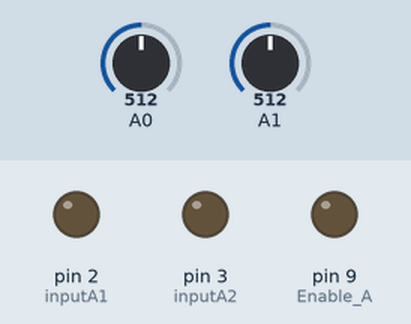
Recording of a sketch running on a simulated Arduino Uno, built with avr-gcc and run on an emulated ATmega328P. Shown: output pins drawn as LEDs (lit = HIGH). The test bench sets the inputs (shaded band); at power-on: A0 = 512, A1 = 512.

Above: at 1.2 s.
1.3 s: A0 set to 526
At 1.6 s:
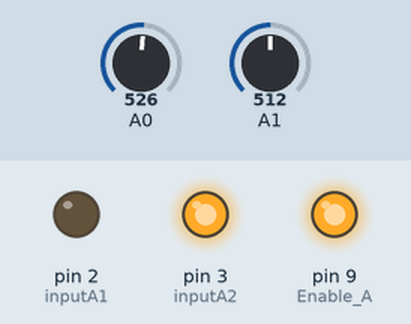
2.8 s: A1 set to 524
At 4.0 s:
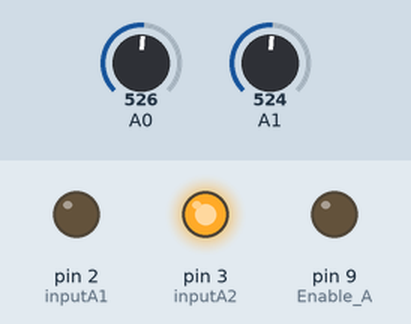
4.3 s: A0 set to 511
At 5.1 s:
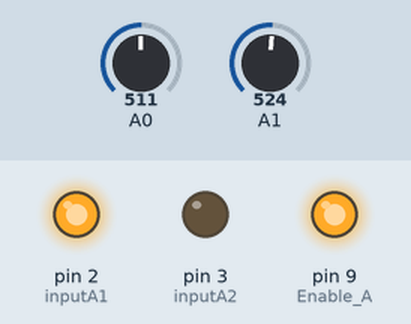
5.8 s: A1 set to 511
At 6.3 s:
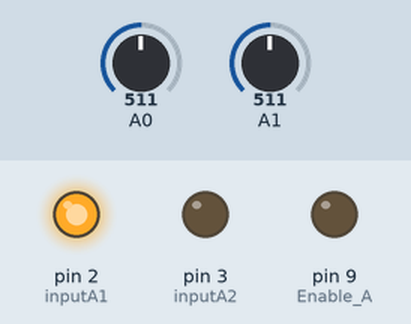
7.3 s: A1 set to 306
At 8.5 s:
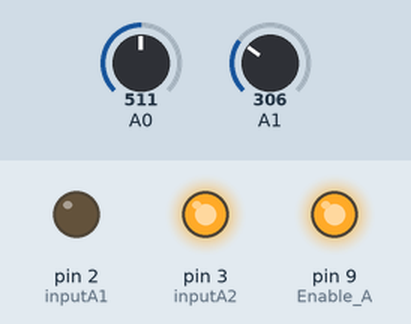
8.8 s: A1 set to 716
At 9.8 s:
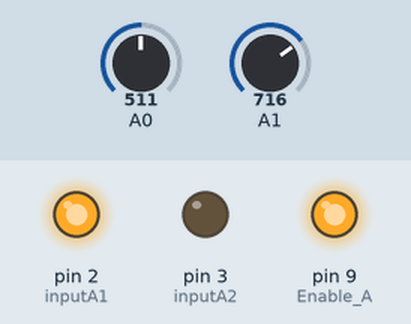
Timing chart, 0 to 11.3 s (numbered marks = the images above; inputs shaded):
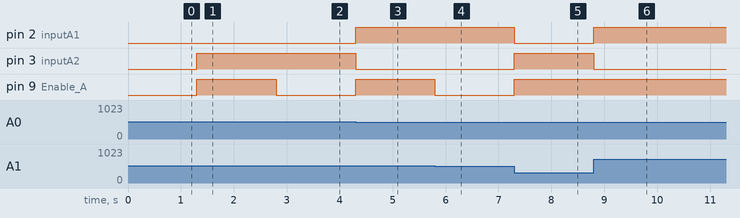

The sketch:

ldr.ino
```cpp
const int Enable_A = 9;
const int inputA1 = 2;
const int inputA2 = 3;


void setup()
{
pinMode(Enable_A, OUTPUT);
pinMode(inputA1, OUTPUT);
pinMode(inputA2, OUTPUT);

}

void loop() {

int ldrgelen=analogRead(A0);

int ldrgelen1=analogRead(A1);

if((ldrgelen-ldrgelen1)>2)
{
  digitalWrite(Enable_A,HIGH);
  digitalWrite(inputA1,LOW);
  digitalWrite(inputA2,HIGH);
}
else if((ldrgelen-ldrgelen1)<-2)
{
  digitalWrite(Enable_A,HIGH);
  digitalWrite(inputA1,HIGH);
  digitalWrite(inputA2,LOW) ;
}
else
{
   digitalWrite(Enable_A,LOW);
}

}
```

Measured:
- the behaviour switches between 514 and 515 on A0 (found by bisection; images 0 and 1)
- the behaviour switches between 523 and 524 on A1 (found by bisection; images 1 and 2)
- after the input at 1.3 s, pin 3 (inputA2), pin 9 (Enable_A): LOW → HIGH at once
- after the input at 2.8 s, pin 9 (Enable_A): HIGH → LOW at once
- after the input at 4.3 s, pin 2 (inputA1), pin 9 (Enable_A): LOW → HIGH at once; pin 3 (inputA2): HIGH → LOW at once
- after the input at 5.8 s, pin 9 (Enable_A): HIGH → LOW at once
- after the input at 7.3 s, pin 2 (inputA1): HIGH → LOW at once; pin 3 (inputA2), pin 9 (Enable_A): LOW → HIGH at once
- after the input at 8.8 s, pin 2 (inputA1): LOW → HIGH at once; pin 3 (inputA2): HIGH → LOW at once
